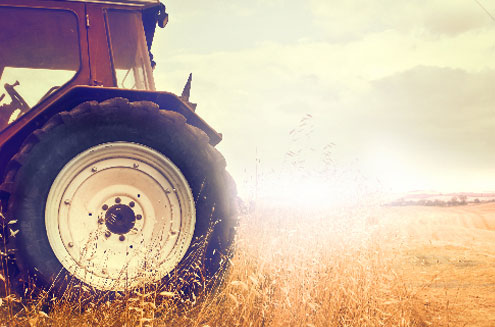
#> input picture 1/1.3numpy/1.3.4question/asd.jpg, 495 x 327 px
$ python 1.3.4.py   (older library calls are emulated)
#> lines starting #> are read from the running program, lines starting #| are printed output that depends on the picture
### 1/1.3numpy/1.3.5/imtools.py
import os
from PIL import Image
from pylab import *
def get_imlist(path):
	return [os.path.join(path,f) for f in os.listdir(path) if f.endswith('.jpg')]

def imresize(im,sz):#传入np.array
	pil_im = Image.fromarray(uint8(im))
	return array(pil_im.resize(sz))

def histeq(im,nbr_bins = 256):#传入np.array
	imhist,bins = histogram(im.flatten(),nbr_bins,normed=True)
	cdf = imhist.cumsum()
	cdf = 255*cdf/cdf[-1]
	im2 = interp(im.flatten(),bins[:-1],cdf)
	return im2.reshape(im.shape),cdf

# [9 lines left out: function compute_average, not called in this run]

### 1/1.3numpy/1.3.4question/1.3.4.py
from PIL import Image
from numpy import *
import imtools
from pylab import *
im = array(Image.open("asd.jpg").convert('L'),'f')
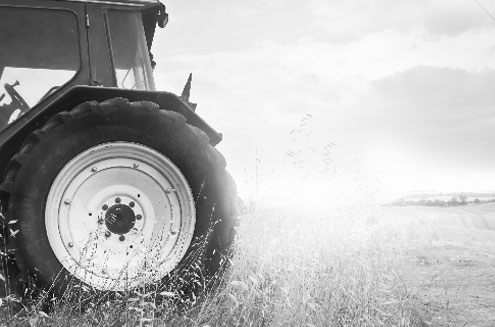
#> im: shape (327, 495) float32; min 6, max 255, mean 182.1
im2,cdf = imtools.histeq(im)
#> in histeq, `imhist,bins = histogram(im.flatten(),nbr_bins,normed=True)`: imhist = 256 values, max 0.0324 at index 244, min 0 at index 2, mean 0.00402; bins = 257 values from 6 to 255
#> in histeq, `cdf = imhist.cumsum()`: cdf = 256 values from 6.35e-06 to 1.03
#> in histeq, `cdf = 255*cdf/cdf[-1]`: cdf = 256 values from 0.00158 to 255
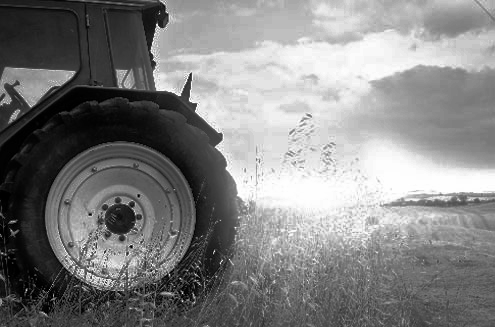
#> im2: shape (327, 495) float64; min 0.00158, max 255, mean 130.2
#> cdf = 256 values from 0.00158 to 255
pil_im = Image.fromarray(im2)
pil_im.show()

"""
figure()
gray()
contour(pil_im,origin = 'image')

axis('equal')
axis('off')
figure()"""
hist(im.flatten(),cdf)
show()
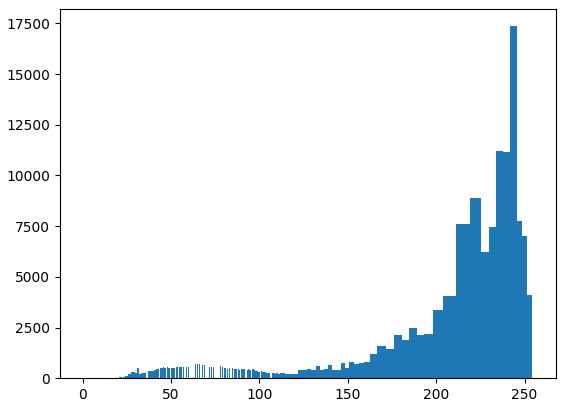
#> figure drawn by matplotlib, 1 panel; tallest bar 17360 high, from x = 241.6 to 245.6
hist(im2.flatten(),cdf)
show()
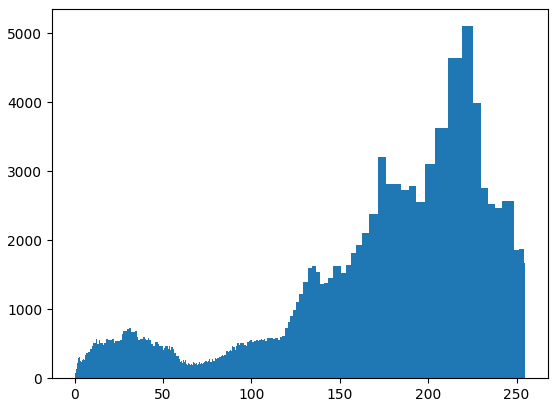
#> figure drawn by matplotlib, 1 panel; tallest bar 5104 high, from x = 219 to 225.3

$ run again, with 1/1.3numpy/1.3.4question/结果.JPG copied over 1/1.3numpy/1.3.4question/asd.jpg
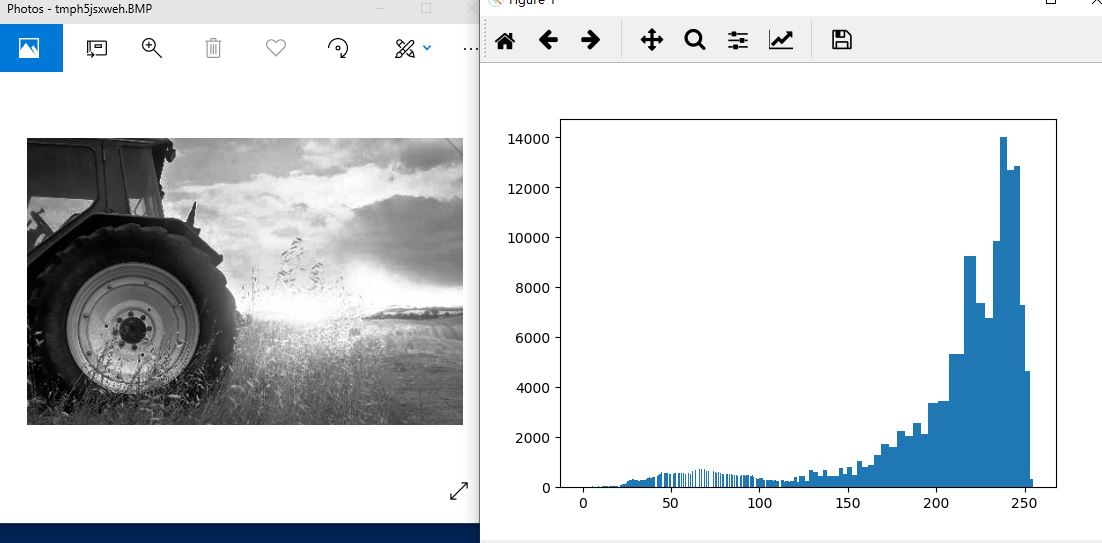
#> input picture 1/1.3numpy/1.3.4question/结果.JPG, 1102 x 543 px
#> imhist = 256 values, max 0.586 at index 255, min 0.000574 at index 1, mean 0.00392; bins = 257 values from 0 to 255
#> in histeq, `cdf = imhist.cumsum()`: cdf = 256 values from 0.00419 to 1
#> in histeq, `cdf = 255*cdf/cdf[-1]`: cdf = 256 values from 1.06 to 255
#> `im2,cdf = imtools.histeq(im)`:
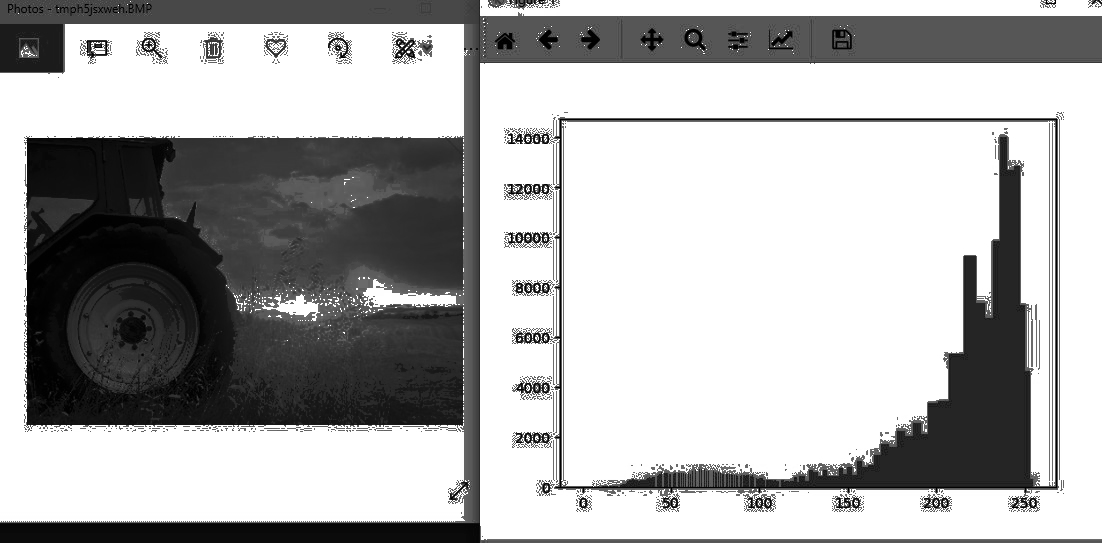
#> im2: shape (543, 1102) float64; min 1.06, max 255, mean 175.4
#> `show()`:
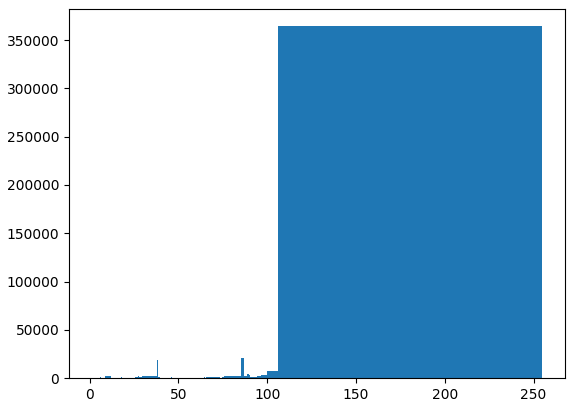
#> figure drawn by matplotlib, 1 panel; tallest bar 364324 high, from x = 106.1 to 255
